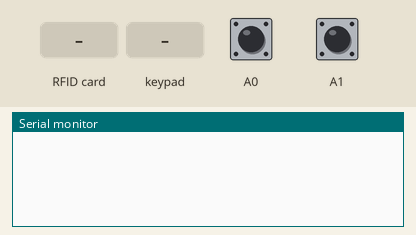
Recording of a sketch running on a simulated Arduino Uno, built with avr-gcc and run on an emulated ATmega328P. Shown: the last lines printed to the serial monitor. The test bench sets the inputs (shaded band); at power-on: A0 HIGH, A1 HIGH.

Above: at 1.2 s.
1.3 s: A0 pulled LOW for 0.15 s
At 1.8 s:
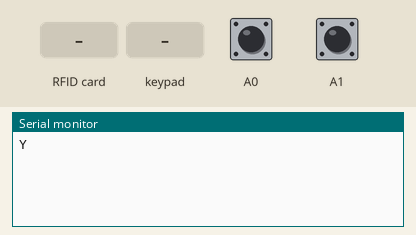
2.9 s: A1 pulled LOW for 0.15 s
At 4.1 s:
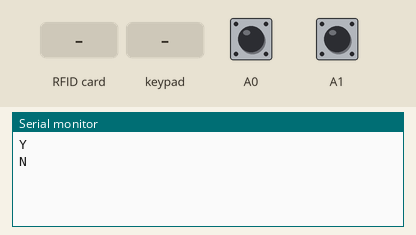
4.5 s: RFID card E4 0D 2E 2A held to the reader
At 5.6 s:
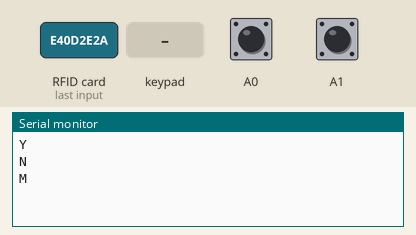
6.0 s: key '1' pressed
At 6.9 s:
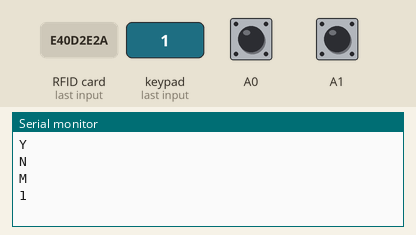
7.5 s: keypad keys 1 2 3 4 # pressed 0.4 s apart
At 10.5 s:
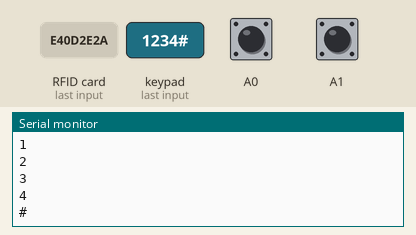
Timing chart, 0 to 12.0 s (numbered marks = the images above; inputs shaded):
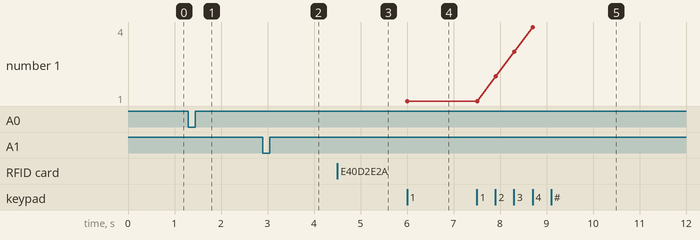

Measured:
- after the input at 1.3 s, the serial monitor: prints a new line at once (image 1)
- after the input at 2.9 s, the serial monitor: prints a new line at once (image 2)
- after the input at 4.5 s, the serial monitor: prints a new line at once (image 3)
- after the input at 6.0 s, the serial monitor: prints a new line at once (image 4)
- after the input at 7.5 s, the serial monitor: prints a new line after 0.41 s (image 5)
- plotted number 1: 1 → 4 after the input at 7.5 s

The sketch:

BANK__1_.ino
```cpp
#include <SPI.h>
#include <MFRC522.h>
#include <Keypad.h>
#include <Wire.h>
#include <String.h>


#define motorPin1 8
#define motorPin2 9
#define motorPin3 10
#define motorPin4 11
#define TX_PIN 6
#define RX_PIN 5
  String card_uid = "";
typedef enum {
  State_Card,
  State_Pin
}
current_state;
current_state state;

#define SS_PIN 10
#define RST_PIN 9

MFRC522 mfrc522(SS_PIN, RST_PIN);

int keypad_pressed = 0;
int OK_button_pressed = 0;
int CANCEL_button_pressed = 0;
const byte ROWS = 4;
const byte COLS = 4;
char hexaKeys[ROWS][COLS] = {
  {'1', '2', '3', 'A'},
  {'4', '5', '6', 'B'},
  {'7', '8', '9', 'C'},
  {'*', '0', '#', 'D'}
};
byte rowPins[ROWS] = {A2, 8, 7, 6};
byte colPins[COLS] = {5, 4, 3, 2};
Keypad customKeypad = Keypad(makeKeymap(hexaKeys), rowPins, colPins, ROWS, COLS);

         int a = 0;

int motor1 = 0;
const String password;
String input_password;
int wrong = 0;
int counter = 0;
String pin_code;
void setup() {
  Wire.begin(4);
  pinMode(motorPin1, OUTPUT);
  pinMode(motorPin2, OUTPUT);
  pinMode(motorPin3, OUTPUT);
  pinMode(motorPin4, OUTPUT);
  pinMode(A0, INPUT_PULLUP);
  pinMode(A1, INPUT_PULLUP);
  Serial.begin(9600);
  SPI.begin();
  mfrc522.PCD_Init();
  input_password.reserve(32);                                         //Maximale input van 32 characters voordat je niks meer kan invullen.
}

void loop() {
  static unsigned long EUR10 = millis();
  static unsigned long EUR20 = millis();

if (motor1 == 1) {
    if (millis() - EUR10 < 1000) {
      digitalWrite(motorPin1, HIGH);
      digitalWrite(motorPin2, LOW);
      digitalWrite(motorPin3, LOW);
      digitalWrite(motorPin4, LOW);
    }
  }
  else if (motor1 == 2) {
    if (millis() - EUR20 < 1000) {
      digitalWrite(motorPin1, LOW);
      digitalWrite(motorPin2, LOW);
      digitalWrite(motorPin3, HIGH);
      digitalWrite(motorPin4, LOW);
    }
  }
  else if (motor1 == 3) {
    if (millis() - EUR10 < 1000 & millis() - EUR20 < 1000) {
      digitalWrite(motorPin1, HIGH);
      digitalWrite(motorPin2, LOW);
      digitalWrite(motorPin3, HIGH);
      digitalWrite(motorPin4, LOW);
    }
  }
  else if (motor1 == 0) {
    digitalWrite(motorPin1, LOW);
    digitalWrite(motorPin2, LOW);
    digitalWrite(motorPin3, LOW);
    digitalWrite(motorPin4, LOW);
  }

  int ok_button = digitalRead(A0);
  int cancel_button = digitalRead(A1);

  int Y = digitalRead(A0);
  int N = digitalRead(A1);
  char userinput;
  char compare = 'a';
  char transfer_uid = 'T';
  char print_bon = 'P';
  char print_30 = 'O';
  char print_50 = 'M';
  char print_100 = 'S';
  char biljet_10 = 'X';
  char biljet_20 = 'B';
  char delay_ = 'D';
  char transactiebon_ja = 'L';
  char transactiebon_nee = 'K';

  if(Serial.available() > 0)
  {
    userinput = Serial.read();
    if(userinput == compare)
    {
      Serial.println("P");
    }
    else if(userinput == transfer_uid)
    {
      Serial.println(card_uid);
    }
     else if(userinput == print_bon)
    {
      Serial.println("Q");
    }
      else if(userinput == delay_)
    {
      delay(5000);
      Serial.println("P");
    }
     else if(userinput == print_30)
    {
      Serial.println("W");
      motor1=1;
      delay(1200);
      motor1=2;
      delay(1200);
    }
     else if(userinput == print_50)
    {
      Serial.println("C");
      motor1=2;
      delay(1200);
      motor1=2;
      delay(1200);
      motor1=1;
      delay(1200);
    }
     else if(userinput == print_100)
    {
      Serial.println("V");
      motor1=2;
      delay(1200);
      motor1=2;
      delay(1200);
      motor1=2;
      delay(1200);
      motor1=2;
      delay(1200);
      motor1=2;
      delay(1200);
    }
     else if(userinput == biljet_10)
    {
      Serial.println("V");
    }
     else if(userinput == biljet_20)
    {
      Serial.println("V");
    }

  }


int i = 0;
char customKey = customKeypad.getKey();
  if(customKey)
  {
   Serial.println(customKey);
  }
  if(Y == 0)
  {
     Serial.println("Y");
     delay(200);
  }
   if(N == 0)
  {
     Serial.println("N");
     delay(200);
  }

  switch (state) {

    case State_Card: {
      if ( ! mfrc522.PICC_IsNewCardPresent()) {
        return;
      }
      if ( ! mfrc522.PICC_ReadCardSerial()) {
        return;
      }
      Serial.println("M");
      /*
       * Ik haal de Serial.println statements even weg, die interferen met de GUI
       */

    //  Serial.print("UID tag:");
      String content = "";
      byte letter;
      for (byte i = 0; i < mfrc522.uid.size; i++) {
       //  Serial.print(mfrc522.uid.uidByte[i] < 0x10 ? " 0" : " ");
       //  Serial.print(mfrc522.uid.uidByte[i], HEX);
         content.concat(String(mfrc522.uid.uidByte[i] < 0x10 ? " 0" : " "));
         content.concat(String(mfrc522.uid.uidByte[i], HEX));
      }
   //   Serial.println();
      content.toUpperCase();
      card_uid =  content.substring(1);
      //Serial.println(card_uid);
      if (content.substring(1) == "E4 0D 2E 2A" || content.substring(1) == "14 F1 D4 2B" || content.substring(1) == "C9 0C 72 C2" || content.substring(1) == "99 4A D1 B9") { // Marouan || Connor || Frank
        if (content.substring(1) == "E4 0D 2E 2A") {
          password = "1234";                                          //Wanneer deze pas wordt herkend geeft moet de wachtwoord 1234 worden ingevuld.
        }
        else if (content.substring(1) == "14 F1 D4 2B") {
          password = "2468";                                          //Wanneer deze pas wordt herkend geeft moet de wachtwoord 0000 worden ingevuld.
        }
       // Serial.println("Authorized access");
       // Serial.println("Enter password: ");
        state = State_Pin;                                            //Als de pas wordt geaccepteerd mag die zijn pincode invullen.
      }
      else {
        //Serial.println("Access denied");                              //Bij een verkeerde pas geeft die dit aan. (Er kan geen pincode ingevoerd worden.)
      }
    }
    break;
    case State_Pin: {
     /*
    compare = 'H';
    while(userinput != compare)
    {
      if(Serial.available() > 0)
      {
        userinput = Serial.read();
        pin_code = pin_code + userinput;
        if(userinput == compare)
        {
          Serial.println("P");
        }
      }
    }
    Serial.println(pin_code);
    pin_code = "";*/


      /* Dit haal ik even weg, kan later weer toegevoegd worden.
      char pin = customKeypad.getKey();
      if (pin) {
        if (pin != '#' && pin != '*') {
          Serial.println("*");                                        //Als er een pin wordt ingetoets komt er een * in zijn plaats te staan. Verander ("*") naar (pin) om de getallen te kunnen zien.
        }
        if (pin == '*') {
          input_password = "";
        }
        else if (pin == '#') {
          counter++;                                                  //Telt hoevaak er is geprobeerd om in te loggen.
          //Serial.print("COUNT: ");
          //Serial.println(counter);
          if (password == input_password) {
            Serial.println("Correct password");
            wrong = 0;                                                //Als het wachtwoord klopt wordt de teller van foute wachtwoorden terug naar 0 gezet.
            state = State_Card;
          }
          else if (password != input_password) {
            wrong++;                                                  //Telt hoevaak het wachtwoord verkeerd is ingevuld.
          }
          if (wrong == 1) {
            Serial.println("Incorrect password, 2 tries left!");
          }
          else if (wrong == 2) {
            Serial.println("Incorrect password, 1 try left!");
          }
          else if (wrong == 3) {
            Serial.println("Card is blocked");                         //Bij 3 foutmeldingen wordt de pas 'geblokkeerd'. (Nu wordt je alleen uitgelogd.)
            state = State_Card;
          }
          input_password = "";
        }
        else {
          input_password += pin;
        }
      }*/
    }
    break;
    default: {
      break;
    }
  }
/*void printer() {
  pinMode(7, OUTPUT); digitalWrite(7, LOW);

  mySerial.begin(9600);
  printer.begin();

  printer.justify('C');
  printer.setSize('L');
  printer.boldOn();
  printer.println("MoneyMakers");
  printer.println("________________");

  printer.justify('L');
  printer.setSize('S');
  printer.setLineHeight(30);
  printer.println("Terminal: 3");
  printer.println("Account: XXXX XXXX XXXX ..");
  printer.println("Transactie: 00000001");

  printer.setSize('M');
  printer.println("BETALING");
  printer.boldOff();
  printer.setSize('S');
  printer.println("'Datum & Tijd'");

  printer.setSize('M');
  printer.boldOn();
  printer.println("Totaal: 'Prijs' EUR");
  printer.justify('C');
  printer.setSize('L');
  printer.println("SUCCES");
  printer.boldOff();
  printer.feed(3);

  printer.sleep();
  delay(3000L);
  printer.wake();
  printer.setDefault();
}*/
}
```
